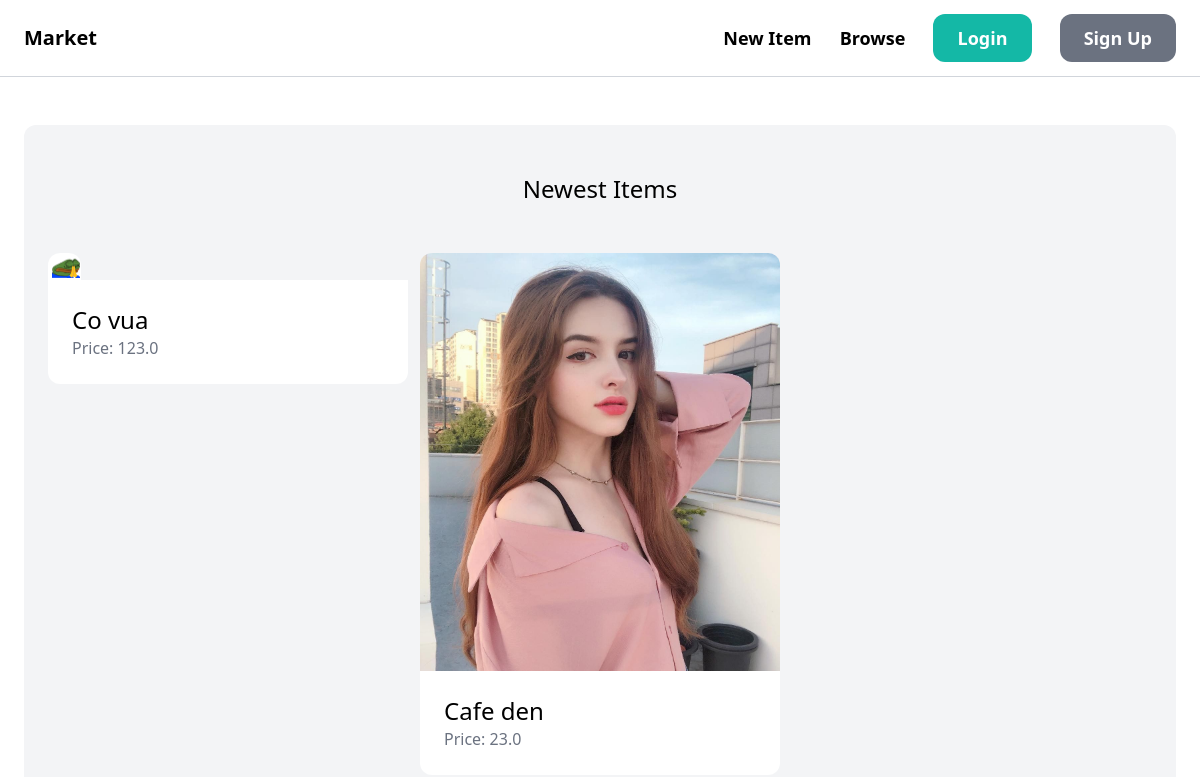
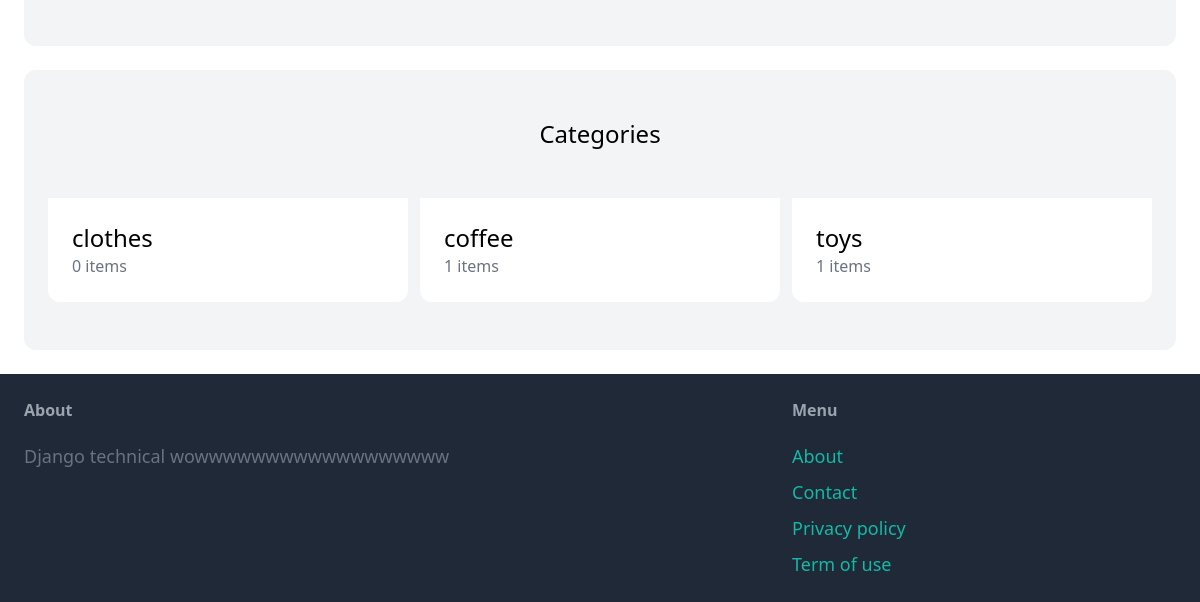
/, run on an earlier commit of the app's database (2 pictures, top to bottom).
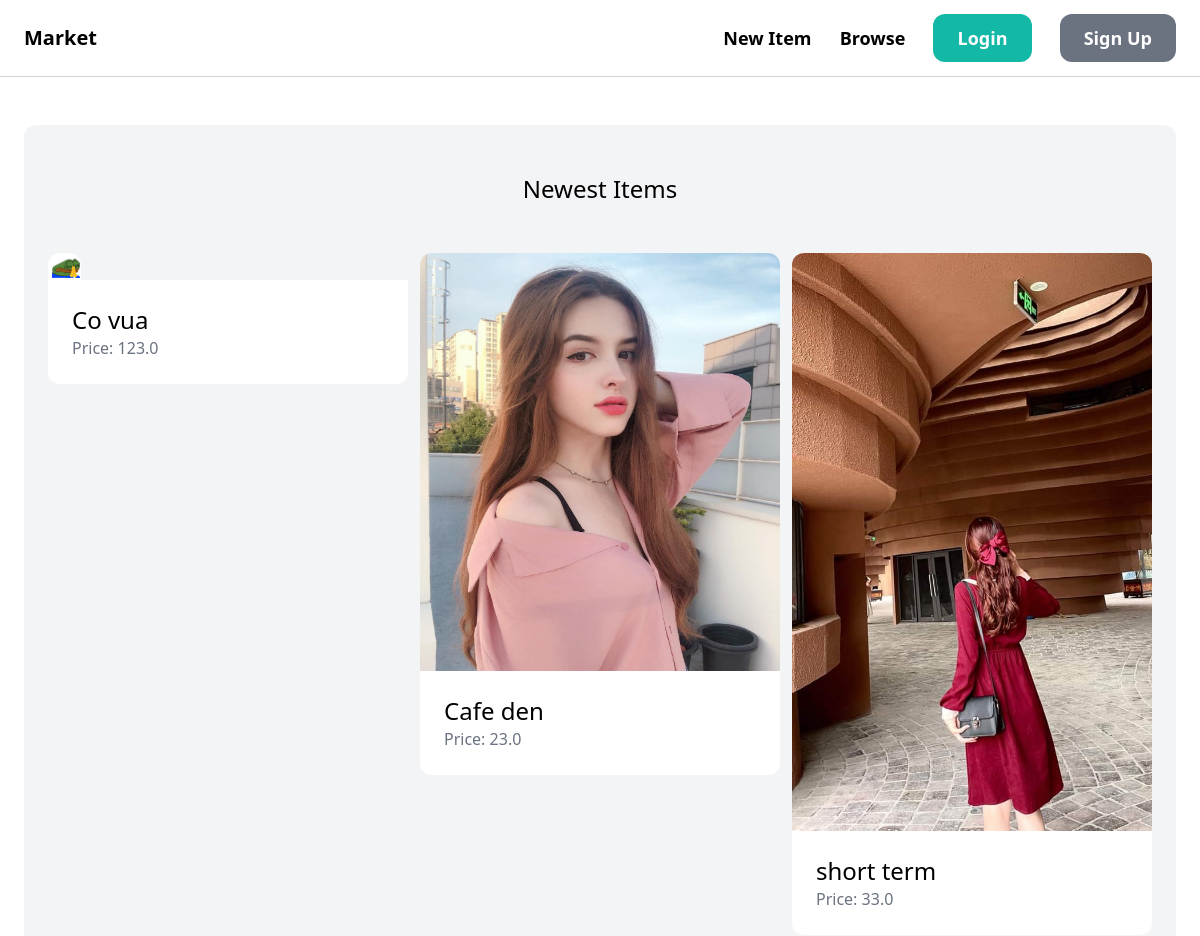
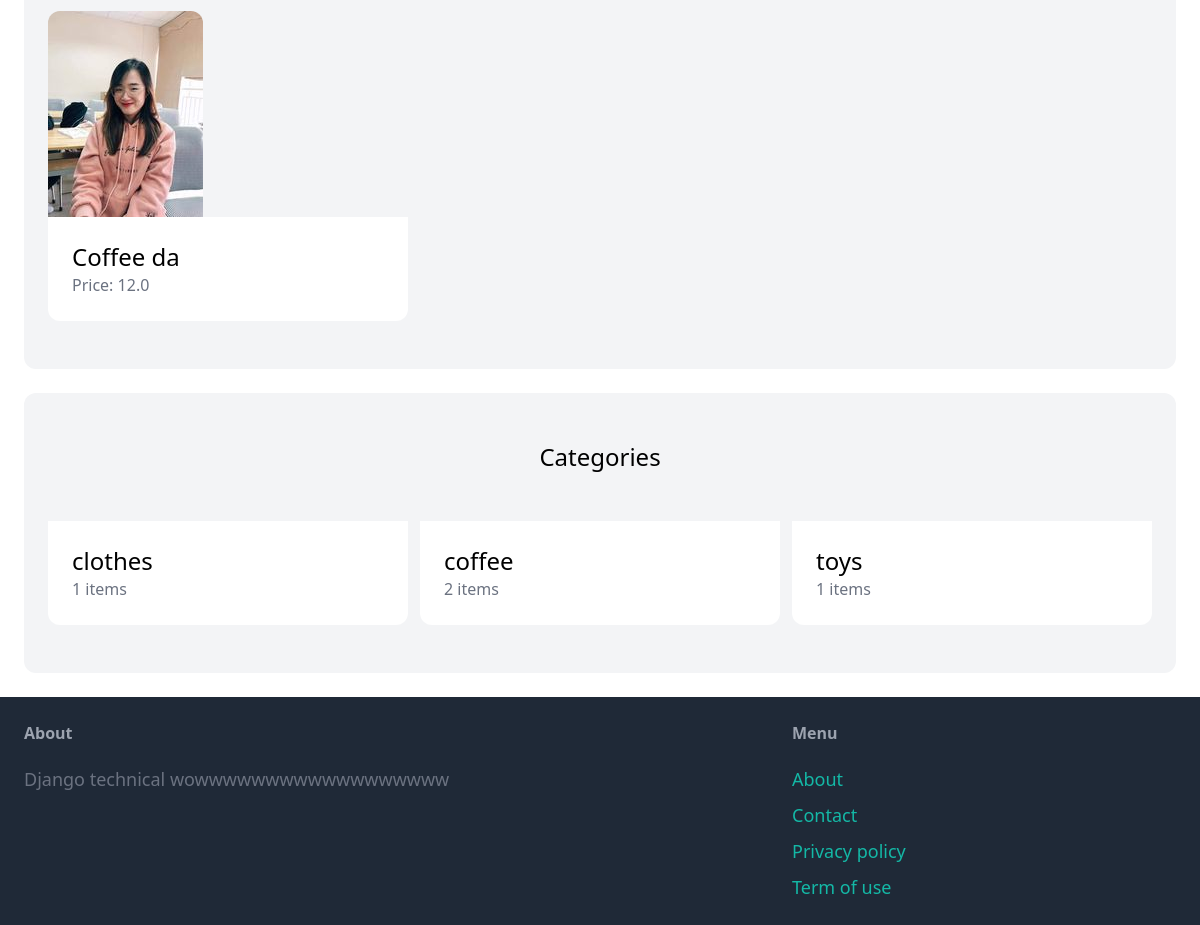
And on a later commit of the database (2 pictures, top to bottom).
### item/models.py (models this page shows, shortened)
class Item(models.Model):
    category = models.ForeignKey(Category, related_name='items', on_delete=models.CASCADE)
    name = models.CharField(max_length=255)
    description = models.TextField(blank=True, null=True)
    price = models.FloatField()
    image = models.ImageField(upload_to='item_images', blank=True, null=True)
    is_sold = models.BooleanField(default=False)
    created_by = models.ForeignKey(User, related_name='items', on_delete=models.CASCADE)
    created_at = models.DateTimeField(auto_now_add=True)

class Category(models.Model):
    name = models.CharField(max_length=255)
    class Meta:
        ordering = ('name',)
        verbose_name_plural = 'Categories'

### core/views.py (the view)
# urls.py: path('', views.index, name='index'),
def index(request):
    items = Item.objects.filter(is_sold=False)[0:6]
    categories = Category.objects.all()
    return render(request, 'core/index.html', {
        'categories': categories,
        'items': items,
    })

### core/templates/core/index.html (shortened to what this page needs)
{% extends 'core/base.html' %}
{% block content %}
    <div class="mt-6 px-6 py-12 bg-gray-100 rounded-xl">
        <div class="mb-12 text-2xl text-center">
            Newest Items
        </div>
        <div class="grid grid-cols-3 gap-3">
            {% for item in items %}
                <div>
                    <a href="">
                        <div>
                            <img
                                src="{{ item.image.url }}"
                                alt="img_item"
                                class="rounded-t-xl"
                            >
                        </div>
                        <div class="p-6 bg-white rounded-b-xl">
                            <h2 class="text-2xl">
                                {{item.name}}
                            </h2>
                            <p class="text-gray-500">
                                Price: {{item.price}}
                            </p>
                        </div>
                    </a>
                </div>
            {% endfor  %}
        </div>
    </div>
    <div class="mt-6 px-6 py-12 bg-gray-100 rounded-xl">
        <div class="mb-12 text-2xl text-center">
            Categories
        </div>
        <div class="grid grid-cols-3 gap-3">
            {% for category in categories %}
                <div>
                    <a href="">
                        <div class="p-6 bg-white rounded-b-xl">
                            <h2 class="text-2xl">
                                {{category.name}}
                            </h2>
                            <p class="text-gray-500">
                                {{category.items.count}} items
                            </p>
                        </div>
                    </a>
                </div>
            {% endfor  %}
        </div>
    </div>
{% endblock %}

What changed in the data, as far as the page shows it:
added Item: image (picture), name "short term", price "33.0"
added Item: image (picture), name "Coffee da", price "12.0"
computed for Category "clothes": items.count "0" → "1"
computed for Category "coffee": items.count "1" → "2"
